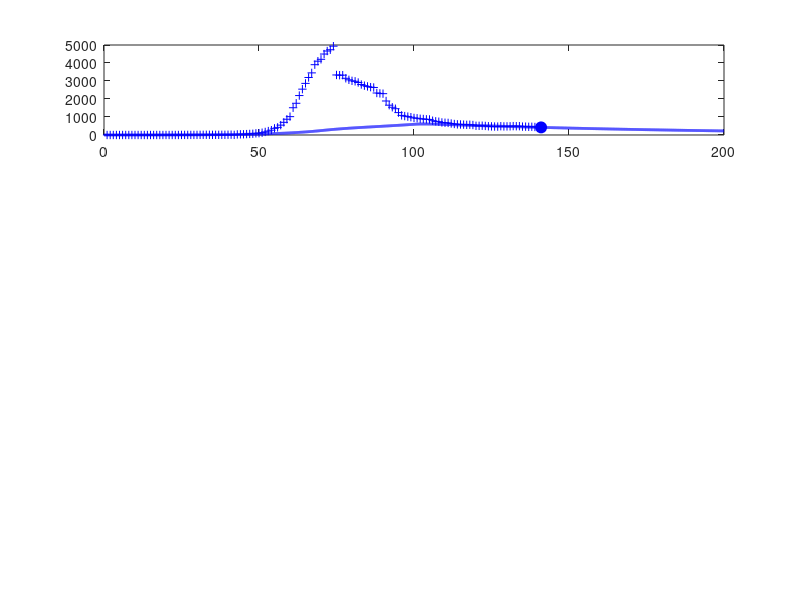

MATLAB code to generate this figure: (Note: this script raises an error after producing the figure.)
% svr19AUS.m

% Revised:  2020 04 05

% Mathemtatical model for the spread of the covid19 virus
% Model for GLOBAL spread of virus
% Model for CHINA spread of virus: download svr19CHINA.m
% Data from https://www.worldometers.info/coronavirus/
% Date file:  covid19.mat  variable covid19
% Model specified by the variables in the INPUT SECTION of the Script

% DOING PHYSICS WITH MATLAB: 
%   ../mphome.htm
% Documentation
%   http://www.physics.usyd.edu.au/teach_res/mp/doc/sird19E.htm
% Download Scripts
%   http://www.physics.usyd.edu.au/teach_res/mp/mscripts/

% Ian Cooper
% email: matlabvisualphysics@gmail.com
% Matlab 2019b

% Populations: Data d / Model
% Susceptible individuals:  Sd  S
% Active infections (currently infected);  Id  I
% Recovered:  Rd  R
% Dead:  Dd  D

close all
clear
clc

global Imax Rmax Dmax ITmax Smax

load('covid19.mat')

% DATA: variable covid19
% Col 1: World   Id   Currently Infected Cases
% Col 2: World   Rd   Recovered
% Col 3: World   Dd   Deaths

% Data for China with Script svr19CHINA.m
% Col 4: China    Total infected cases
% Col 5: China    Currently Infected Cases
% Col 6: China    Deaths
% Col 7: USA      Total infected cases
% Col 8: USA      Currently infected cases
% Col 9: USA      Deaths
% Col 10: AUST    Total infected cases
% Col 11: AUST    Currently infected cases
% Col 12: AUST    Deaths
% Col 13: INDIA   Total infected cases
% Col 14: INDIA   Currently infected cases
% Col 15: INDIA   Deaths


% Model: number of time steps 
  num = 5000;

% *********************************************************************  
% INPUTS: Model Parameters
% ********************************************************************* 

% Maximum number of days for model   [200]
  tMax = 200;
% Initial number of infections   [0.004] 
  I = zeros(num,1);
  I(1) = 0.004;
% Adjustible model parameters  
% S --> I  [0.38] 
  a = 0.1;
% I --> R  [0.036]
  b = 0.01;
% I --> D  [0.0025]
  d = 0.0006;

% See SETUP for input of surge factors

% *********************************************************************  
% SETUP
% ********************************************************************* 
  
% DATA: Id Rd Dd / Number of data days for COVID19  
  Ndays  = find(covid19 == 0,1) - 1;  
  Idtot  = covid19(1:Ndays,10);
  Id     = covid19(1:Ndays,11);
  Dd     = covid19(1:Ndays,12);

% Model: S  D  R  
  S = zeros(num,1);
  D = zeros(num,1);
  R = zeros(num,1);
  
% Model: Initial values for populations
  S(1) = 1;
  D(1) = 0;
  R(1) = 0;   
  
% TIME [days]
  t = linspace(0,tMax,num)';
  dt = t(2) - t(1);

  
% SURGE FACTORS
  s = zeros(num,1);
  for n = 1:num-1
    if t(n) > 30; s(n) = 0.08; end
    if t(n) > 70; s(n) = 0.03; end
    if t(n) > 100; s(n) = 0.0; end
  end

   
% *********************************************************************  
% MODEL: Time Evolution
% ********************************************************************* 
 
for n = 1:num-1
  dS = -a*S(n)*I(n)*dt;
  dI = -dS;
  I(n+1) = I(n) + dI;
  dR = b*I(n)*dt;
  dD = d*I(n)*dt;
  surge = s(n)*I(n)*dt;
  R(n+1) = R(n)+ dR;
  D(n+1) = D(n) + dD;
  S(n+1) = S(n) + dS + surge;
  I(n+1) = I(n+1) - dR - dD;
end

% Scaling I, R and D values at day specified by t_index 
%   I(27) = Id(27)
  t_index = Ndays;
  index = find(t > t_index,1);
  f = Id(t_index)./ I(index);

% Scale populations
  I = f.*I;
  R = f.*R;
  D = f*D;
  
  Imax = max(I);
  Rmax = max(R);
  Dmax = max(D);
  Smax = max(S);
  
% Model: total population that has been infected;  
  Itot = I + R + D;
  ITmax = max(Itot);
  
% Data
  Rd = Idtot - Id - Dd;
  Idmax = max(Id);
  Rdmax = max(Rd);
  Ddmax = max(Dd);
  ITdmax = max(Idtot);
  
% Percentages: model
  pI = 100*I(end) / Itot(end);
  pR = 100*R(end) / Itot(end);
  pD = 100*D(end) / Itot(end);
  
% Percentages: Data
  pId = 100*Id(end) / Idtot(end);
  pRd = 100*Rd(end) / Idtot(end);
  pDd = 100*Dd(end) / Idtot(end);

  
  
% *********************************************************************  
% GRAPHICS
% ********************************************************************* 

figure(1)
  set(gcf,'units','normalized');
  set(gcf,'position',[0.02 0.05 0.3 0.75]);
  set(gcf,'color','w');

subplot(4,1,1)  % INFECTIONS
    xP = 1: Ndays;
    yP = Id;
    plot(xP,yP,'b+')   
    hold on
    
    xP = t_index; yP = Id(t_index);
    plot(xP,yP,'bo','markerfacecolor','b','markersize',8)
    
    xP = t; yP = I;
    plot(xP,yP,'b','linewidth',2)

    plotMonths(1)
       
    grid on
    title('Active Infections  I')
    ylabel('I','FontName','Times New Roman')  
    set(gca,'fontsize',12)
  
    
subplot(4,1,2)   % RECOVERIES
    xP = 1: Ndays;
    yP = Rd; 
    plot(xP,yP,'k+')
    hold on
 
    xP = t_index; yP = Rd(t_index);
    plot(xP,yP,'ko','markerfacecolor','k','markersize',8)
    
    xP = t; yP = R;
    plot(xP,yP,'k','linewidth',2)
    
    plotMonths(2)    
    
    grid on
    ylabel('R')
    title('Recoveries  R')
    set(gca,'fontsize',12)
   
 subplot(4,1,3)    % DEATHS
    xP = 1: Ndays;
    yP = Dd; 
    plot(xP,yP,'r+')
    hold on
 
    xP = t_index; yP = Dd(t_index);
    plot(xP,yP,'ro','markerfacecolor','r','markersize',8)
    
    xP = t; yP = D;
    plot(xP,yP,'r','linewidth',2)
    
    plotMonths(3)
    grid on
    
    ylabel('D')
    title('Deaths  D')
    set(gca,'fontsize',12)   
    
 subplot(4,1,4)   % Total infections
 
    th = 5;
    k = log(2)/th;
    v0 = 177400/exp(k*60);
    v = v0.*exp(k*(t-35));
   % v(v > ITmax) = ITmax;
    
    xP = t(1:2500);
    yP = v(1:2500);
    plot(xP,yP,'r','linewidth',1.2)
    ylim([0 1.2*ITmax])
    hold on
 
    xP = 1: Ndays;
    yP = Idtot; 
    plot(xP,yP,'b+')
    hold on
    xP = t; yP = Itot;
    plot(xP,yP,'b','linewidth',2)
    
    plotMonths(4)
    
    grid on
    xlabel('days elapsed')
    ylabel('I_{tot}','FontName','Times New Roman')
    title('Total Infections I_{tot}');
    set(gca,'fontsize',12) 
    

figure(2)
   set(gcf,'units','normalized');
   set(gcf,'position',[0.60 0.05 0.25 0.25]);
   set(gcf,'color','w');

   fig = figure(2);
   left_color = [0 0 0];
   right_color = [1 0 1];
   set(fig,'defaultAxesColorOrder',[left_color; right_color]);
   
    hold on
    plotMonths(5)   
        
    hold on
    yyaxis left
    xP = t; yP = S;
    plot(xP,yP,'k','linewidth',2)
    grid on
    xlabel('days elapsed')
    ylabel('Susceptible population  S') 
      
    yyaxis right
    xP = t; yP = s;
    plot(xP,yP,'m','linewidth',1)
    grid on
    ylabel('surge factor  s') 
        
    set(gca,'fontsize',12)    
    box on

    
figure(7)
   set(gcf,'units','normalized');
   set(gcf,'position',[0.33 0.05 0.25 0.35]);
   set(gcf,'color','w');

   xlim([0 120])
   ylim([0 250])
   hh = 250; dh = -25;
   
   txt = 'Start date:  22 January 2020';
   Htext = text(0,hh,txt,'fontsize',12);
   set(Htext,'color','k')
   
   hh = hh+dh;
   txt = 'Model Parameters';
   text(0,hh,txt,'fontsize',12)
   
   hh = hh+dh;
   txt = sprintf('I(0) = %3.0f   a = %2.3f   b = %2.3f   d = %2.3f', ...
       I(1),a,b,d);
   text(0,hh,txt,'fontsize',12)
      
   hh = hh+2*dh; 
   txt = 'DATA';
   text(0,hh,txt,'fontsize',12)
   
    z = datenum([2020 1 22]);
    z = z + Ndays-1;
    z = datetime(z,'ConvertFrom','datenum');
    z.Format = 'dd-MMM-yyyy';
    txt = cellstr(z) ; 
    text(20,hh,txt,'fontsize',12)
    
   hh = hh+dh;
   z1 = Id(end); z2 = Rd(end); z3 = Dd(end); z4 = z1+z2+z3;  
   txt = sprintf('I = %5.0f    R = %5.0f    D = %5.0f    I_{tot} = %5.0f', z1,z2,z3,z4);
   text(6,hh,txt,'fontsize',12)
   
    % Recoveries and Deaths
    pR = 100*Rd(end)/(Rd(end)+Dd(end));
    pD = 100*Dd(end)/(Rd(end)+Dd(end));
    hh = hh+dh;
    txt = sprintf('percent: Active = %2.1f  Recoveries = %2.1f    Deaths = %2.1f   ',pId,pRd,pDd);
    text(2,hh,txt,'fontsize',12)  
   
   hh = hh+2*dh; 
   txt = 'MODEL PREDICTIONS';
   text(0,hh,txt,'fontsize',12)
   
    z = datenum([2020 1 22]);
    z = z + tMax;
    z = datetime(z,'ConvertFrom','datenum');
    z.Format = 'dd-MMM-yyyy';
    txt = cellstr(z) ; 
    text(60,hh,txt,'fontsize',12)
   
   hh = hh+dh;
    z1 = I(end); z2 = R(end); z3 = D(end); z4 = z1+z2+z3;  
    txt = sprintf('I = %5.0f    R = %5.0f    D = %5.0f    I_{tot} = %5.0f', z1,z2,z3,z4);
    text(6,hh,txt,'fontsize',12)

   hh = hh+dh;
    txt = 'Peak';
    text(10,hh,txt,'fontsize',12)
    z = find(I == Imax,1);
    z = t(z) + datenum([2020 1 22]);
    z = datetime(z,'ConvertFrom','datenum');
    z.Format = 'dd-MMM-yyyy';
    txt = cellstr(z) ; 
    text(30,hh,txt,'fontsize',12)
   
    txt = sprintf('I_{peak} = %5.0f',Imax);
    text(70,hh,txt,'fontsize',12)
   
    hh = hh+dh;
    txt = sprintf('percent: Active = %2.1f  Recoveries = %2.1f    Deaths = %2.1f   ',pI,pR,pD);
    text(2,hh,txt,'fontsize',12)   
       
    axis off    
   
   
   
   function  pM = plotMonths(z)
     global Imax Rmax Dmax ITmax Smax
     
     % Months
       m1 = [2020 01 22];    % day zero
       m2 = [2020 02  1];    % Feb
       m3 = [2020 03  1];    % Mar
       m4 = [2020 04  1];    % Apr
       m5 = [2020 05  1];    % May
       m6 = [2020 06  1];    % Jun
       m7 = [2020 07  1];    % Jul
       m8 = [2020 08  1];    % Aug
   
      tm(1) = datenum(m1);
      tm(2) = datenum(m2) - tm(1);
      tm(3) = datenum(m3) - tm(1);
      tm(4) = datenum(m4) - tm(1);
      tm(5) = datenum(m5) - tm(1);
      tm(6) = datenum(m6) - tm(1);
      tm(7) = datenum(m7) - tm(1);
      tm(8) = datenum(m8) - tm(1);
   
      if z == 1; yMax = Imax;  end
      if z == 2; yMax = Rmax;  end
      if z == 3; yMax = Dmax;  end
      if z == 4; yMax = ITmax; end
      if z == 5; yMax = Smax; end
      
      for n = 2:8
        plot([tm(n), tm(n)], [0, yMax],'color', [0.5 0.5 0.5],'linewidth',1);
      end
      
      ys = 0.8;
      text(22, ys*yMax,'F')
      text(52, ys*yMax,'M')
      text(82, ys*yMax,'A')
      text(112,ys*yMax,'M')
      text(142,ys*yMax,'J')
      text(172,ys*yMax,'J')
      
   end
